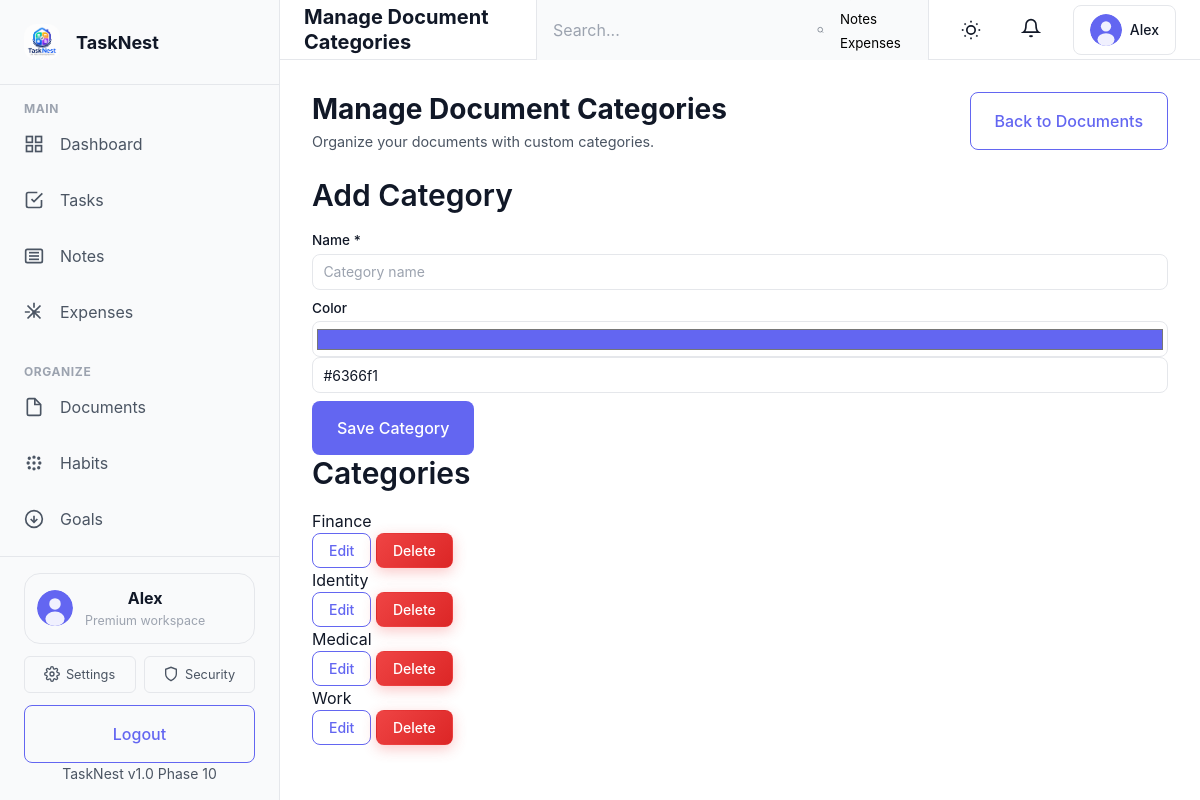
/modules/documents/documents-categories.php (signed in), run on the app's committed database.
### tables this page shows
CREATE TABLE IF NOT EXISTS users (
    id INT PRIMARY KEY AUTO_INCREMENT,
    username VARCHAR(50) UNIQUE NOT NULL,
    email VARCHAR(120) UNIQUE NOT NULL,
    password_hash VARCHAR(255) NOT NULL,
    first_name VARCHAR(100),
    last_name VARCHAR(100),
    avatar_url VARCHAR(255),
    phone VARCHAR(20),
    bio TEXT,
    timezone VARCHAR(50) DEFAULT 'UTC',
    theme ENUM('light', 'dark') DEFAULT 'light',
    is_active TINYINT(1) DEFAULT 1,
    role ENUM('user', 'admin') DEFAULT 'user',
    created_at TIMESTAMP DEFAULT CURRENT_TIMESTAMP,
    updated_at TIMESTAMP DEFAULT CURRENT_TIMESTAMP ON UPDATE CURRENT_TIMESTAMP,
    INDEX idx_email (email),
    INDEX idx_username (username),
    INDEX idx_created_at (created_at)
);

CREATE TABLE IF NOT EXISTS document_categories (
    id INT AUTO_INCREMENT PRIMARY KEY,
    user_id INT NOT NULL,
    name VARCHAR(100) NOT NULL,
    color VARCHAR(20) DEFAULT '#6366f1',
    is_deleted TINYINT(1) DEFAULT 0,
    created_at TIMESTAMP DEFAULT CURRENT_TIMESTAMP,
    updated_at TIMESTAMP DEFAULT CURRENT_TIMESTAMP ON UPDATE CURRENT_TIMESTAMP,
    FOREIGN KEY (user_id) REFERENCES users(id) ON DELETE CASCADE,
    UNIQUE KEY unique_doc_cat_user (user_id, name),
    INDEX idx_dc_user (user_id)
);

### includes/auth.php (called while the page is built, shortened)
<?php
class Auth {
    private $mysqli;
    private $user_id;
    private $user_data;
    public function __construct($mysqli) {
        $this->mysqli = $mysqli;
        $this->initSession();
    }
    private function initSession() {
        if (isset($_SESSION['user_id'])) {
            $this->user_id = $_SESSION['user_id'];
            $this->loadUser();
        }
    }
    private function loadUser() {
        $stmt = $this->mysqli->prepare("SELECT id, username, email, first_name, last_name, avatar_url, theme, role FROM users WHERE id = ? AND is_active = 1");
        $stmt->bind_param("i", $this->user_id);
        $stmt->execute();
        $result = $stmt->get_result();
        if ($result->num_rows === 1) {
            $this->user_data = $result->fetch_assoc();
            return true;
        }
        return false;
    }
    public function getUserId() {
        return $this->user_id ?? null;
    }
    public function getUser() {
        return $this->user_data ?? null;
    }
}
$auth = new Auth($mysqli);

### includes/functions.php (called while the page is built, shortened)
<?php
function safePrepare($mysqli, $sql) {
    $stmt = @$mysqli->prepare($sql);
    return $stmt;
}
function ensureDocumentTablesExist($mysqli) {
    $statements = [
        "CREATE TABLE IF NOT EXISTS document_categories (
            id INT AUTO_INCREMENT PRIMARY KEY,
            user_id INT NOT NULL,
            name VARCHAR(100) NOT NULL,
            color VARCHAR(20) DEFAULT '#6366f1',
            is_deleted TINYINT(1) DEFAULT 0,
            created_at TIMESTAMP DEFAULT CURRENT_TIMESTAMP,
            updated_at TIMESTAMP DEFAULT CURRENT_TIMESTAMP ON UPDATE CURRENT_TIMESTAMP,
            FOREIGN KEY (user_id) REFERENCES users(id) ON DELETE CASCADE,
            UNIQUE KEY unique_doc_cat_user (user_id, name),
            INDEX idx_dc_user (user_id)
        ) ENGINE=InnoDB DEFAULT CHARSET=utf8mb4 COLLATE=utf8mb4_unicode_ci",
        "CREATE TABLE IF NOT EXISTS documents (
            id INT AUTO_INCREMENT PRIMARY KEY,
            user_id INT NOT NULL,
            title VARCHAR(255) NOT NULL,
            description TEXT DEFAULT NULL,
            filename VARCHAR(255) NOT NULL,
            original_name VARCHAR(255) NOT NULL,
            file_size INT DEFAULT 0,
            mime_type VARCHAR(100) DEFAULT NULL,
            category_id INT DEFAULT NULL,
            expiry_date DATE DEFAULT NULL,
            reminder_date DATE DEFAULT NULL,
            is_important TINYINT(1) DEFAULT 0,
            is_deleted TINYINT(1) DEFAULT 0,
            created_at TIMESTAMP DEFAULT CURRENT_TIMESTAMP,
            updated_at TIMESTAMP DEFAULT CURRENT_TIMESTAMP ON UPDATE CURRENT_TIMESTAMP,
            FOREIGN KEY (user_id) REFERENCES users(id) ON DELETE CASCADE,
            FOREIGN KEY (category_id) REFERENCES document_categories(id) ON DELETE SET NULL,
            INDEX idx_doc_user (user_id, is_deleted),
            INDEX idx_doc_expiry (user_id, expiry_date),
            INDEX idx_doc_category (category_id)
        ) ENGINE=InnoDB DEFAULT CHARSET=utf8mb4 COLLATE=utf8mb4_unicode_ci"
    ];
}
function getDocumentCategories($mysqli, $user_id) {
    $stmt = safePrepare($mysqli, "SELECT id, name, color FROM document_categories WHERE user_id = ? AND is_deleted = 0 ORDER BY name ASC");
    $stmt->bind_param('i', $user_id);
    $stmt->execute();
    $result = $stmt->get_result();
    $cats = [];
    while ($row = $result->fetch_assoc()) { $cats[] = $row; }
    return $cats;
}

### modules/documents/documents-categories.php (the view, shortened to what this page needs)
<?php
require_once __DIR__ . '/../../config/db.php';
require_once __DIR__ . '/../../includes/auth.php';
require_once __DIR__ . '/../../includes/functions.php';
$user_id = $auth->getUserId();
$page_title = 'Manage Document Categories';
$categories = getDocumentCategories($mysqli, $user_id);
include __DIR__ . '/../../includes/header.php';
?>
<div class="documents-page">
    <div class="docs-toolbar">
        <div>
            <h1 class="docs-title">Manage Document Categories</h1>
            <p class="docs-subtitle">Organize your documents with custom categories.</p>
        </div>
        <div class="docs-toolbar-actions">
            <a href="<?php echo SITE_URL; ?>/documents.php" class="btn btn-secondary">Back to Documents</a>
        </div>
    </div>
    <div class="notes-categories-layout">
        <div class="note-category-form-card">
            <h2 id="categoryFormTitle">Add Category</h2>
            <form id="categoryForm">
                <div class="form-group">
                    <label for="categoryName">Name <span class="required">*</span></label>
                    <input type="text" id="categoryName" name="name" class="form-control" required maxlength="100" placeholder="Category name">
                </div>
                <div class="form-group">
                    <label for="categoryColor">Color</label>
                    <div class="color-input-group">
                        <input type="color" id="categoryColor" name="color" class="form-control color-picker" value="#6366f1">
                        <input type="text" id="categoryColorHex" class="form-control color-hex" value="#6366f1" maxlength="7" placeholder="#6366f1">
                    </div>
                </div>
                <div class="form-actions">
                    <button type="submit" class="btn btn-primary" id="categorySubmitBtn">Save Category</button>
                </div>
            </form>
        </div>
        <div class="note-category-list-card">
            <h2>Categories</h2>
            <div id="categoryList">
                <?php if (empty($categories)): ?>
                    <div class="empty-state-sm">
                        <p>No categories yet. Create one to organize your documents.</p>
                    </div>
                <?php else: ?>
                    <?php foreach ($categories as $cat): ?>
                        <div class="category-item" data-id="<?php echo (int) $cat['id']; ?>">
                            <div class="category-item-info">
                                <span class="category-item-name"><?php echo htmlspecialchars($cat['name']); ?></span>
                            </div>
                            <div class="category-item-actions">
                                <button class="btn btn-secondary btn-sm edit-category-btn" data-id="<?php echo (int) $cat['id']; ?>" data-name="<?php echo htmlspecialchars($cat['name']); ?>" data-color="<?php echo htmlspecialchars($cat['color'] ?? '#6366f1'); ?>">Edit</button>
                                <button class="btn btn-danger btn-sm delete-category-btn" data-id="<?php echo (int) $cat['id']; ?>" data-name="<?php echo htmlspecialchars($cat['name']); ?>">Delete</button>
                            </div>
                        </div>
                    <?php endforeach; ?>
                <?php endif; ?>
            </div>
        </div>
    </div>
</div>
<?php include __DIR__ . '/../../includes/footer.php'; ?>

### includes/sidebar.php (shortened to what this page needs)
<?php
if (!isset($user) || !is_array($user)) {
    $user = $auth->getUser() ?? [];
}
$current_page = basename($_SERVER['PHP_SELF']);
$navClass = function ($page) use ($current_page) {
    return $current_page === $page ? 'active' : '';
};
?>
<aside class="sidebar" id="mainSidebar">
    <div class="sidebar-header">
        <a href="<?php echo SITE_URL; ?>/dashboard.php" class="logo">
            <img src="<?php echo SITE_URL; ?>/assets/images/logo-dark.png" alt="<?php echo SITE_NAME; ?> Logo" class="logo-img">
            <span class="logo-text"><?php echo SITE_NAME; ?></span>
        </a>
    </div>
    <nav class="sidebar-nav">
        <div class="nav-section">
            <button class="nav-section-toggle" type="button" aria-expanded="true">
                <h3 class="nav-section-title">Main</h3>
            </button>
            <ul class="nav-menu">
                <li class="nav-item <?php echo $navClass('dashboard.php'); ?>">
                    <a href="<?php echo SITE_URL; ?>/dashboard.php" class="nav-link">
                        <svg class="nav-icon" viewBox="0 0 24 24" fill="none" stroke="currentColor" stroke-width="2">
                            <rect x="3" y="3" width="7" height="7"></rect>
                            <rect x="14" y="3" width="7" height="7"></rect>
                            <rect x="14" y="14" width="7" height="7"></rect>
                            <rect x="3" y="14" width="7" height="7"></rect>
                        </svg>
                        <span class="nav-label">Dashboard</span>
                    </a>
                </li>
                <li class="nav-item <?php echo $navClass('tasks.php'); ?>">
                    <a href="<?php echo SITE_URL; ?>/tasks.php" class="nav-link">
                        <svg class="nav-icon" viewBox="0 0 24 24" fill="none" stroke="currentColor" stroke-width="2">
                            <polyline points="9 11 12 14 22 4"></polyline>
                            <path d="M21 12v7a2 2 0 0 1-2 2H5a2 2 0 0 1-2-2V5a2 2 0 0 1 2-2h11"></path>
                        </svg>
                        <span class="nav-label">Tasks</span>
                    </a>
                </li>
                <li class="nav-item <?php echo $navClass('notes.php'); ?>">
                    <a href="<?php echo SITE_URL; ?>/notes.php" class="nav-link">
                        <svg class="nav-icon" viewBox="0 0 24 24" fill="none" stroke="currentColor" stroke-width="2">
                            <path d="M4 4h16a2 2 0 0 1 2 2v12a2 2 0 0 1-2 2H4a2 2 0 0 1-2-2V6a2 2 0 0 1 2-2z"></path>
                            <line x1="6" y1="8" x2="18" y2="8"></line>
                            <line x1="6" y1="12" x2="18" y2="12"></line>
                            <line x1="6" y1="16" x2="18" y2="16"></line>
                        </svg>
                        <span class="nav-label">Notes</span>
                    </a>
                </li>
                <li class="nav-item <?php echo $navClass('expenses.php'); ?>">
                    <a href="<?php echo SITE_URL; ?>/expenses.php" class="nav-link">
                        <span class="nav-label">Expenses</span>
                    </a>
                </li>
            </ul>
        </div>
        <div class="nav-section">
            <button class="nav-section-toggle" type="button" aria-expanded="true">
                <h3 class="nav-section-title">Organize</h3>
            </button>
            <ul class="nav-menu">
                <li class="nav-item <?php echo $navClass('documents.php'); ?>">
                    <a href="<?php echo SITE_URL; ?>/documents.php" class="nav-link">
                        <svg class="nav-icon" viewBox="0 0 24 24" fill="none" stroke="currentColor" stroke-width="2">
                            <path d="M13 2H6a2 2 0 0 0-2 2v16a2 2 0 0 0 2 2h12a2 2 0 0 0 2-2V9z"></path>
                            <polyline points="13 2 13 9 20 9"></polyline>
                        </svg>
                        <span class="nav-label">Documents</span>
                    </a>
                </li>
                <li class="nav-item <?php echo $navClass('habits.php'); ?>">
                    <a href="<?php echo SITE_URL; ?>/habits.php" class="nav-link">
                        <span class="nav-label">Habits</span>
                    </a>
                </li>
                <li class="nav-item <?php echo $navClass('goals.php'); ?>">
                    <a href="<?php echo SITE_URL; ?>/goals.php" class="nav-link">
                        <svg class="nav-icon" viewBox="0 0 24 24" fill="none" stroke="currentColor" stroke-width="2">
                            <circle cx="12" cy="12" r="10"></circle>
                            <polyline points="8 12 12 16 16 12"></polyline>
                            <line x1="12" y1="8" x2="12" y2="16"></line>
                        </svg>
                        <span class="nav-label">Goals</span>
                    </a>
                </li>
            </ul>
        </div>
    </nav>
    <div class="sidebar-footer">
        <div class="sidebar-profile">
            <?php if (!empty($user['avatar_url'])): ?>
                <img src="<?php echo SITE_URL; ?>/<?php echo htmlspecialchars($user['avatar_url']); ?>" alt="Profile" class="sidebar-profile-avatar">
            <?php else: ?>
                <img src="<?php echo SITE_URL; ?>/assets/images/default-avatar.svg" alt="Profile" class="sidebar-profile-avatar">
            <?php endif; ?>
            <div>
                <strong><?php echo htmlspecialchars($user['first_name'] ?? $user['username']); ?></strong>
                <p>Premium workspace</p>
            </div>
        </div>
        <div class="sidebar-footer-links">
            <a href="<?php echo SITE_URL; ?>/settings.php" class="sidebar-footer-link">
                <span>Settings</span>
            </a>
            <a href="<?php echo SITE_URL; ?>/auth/2fa-setup.php" class="sidebar-footer-link">
                <svg viewBox="0 0 24 24" fill="none" stroke="currentColor" stroke-width="2" width="16" height="16"><path d="M12 22s8-4 8-10V5l-8-3-8 3v7c0 6 8 10 8 10z"></path></svg>
                <span>Security</span>
            </a>
        </div>
        <a href="<?php echo SITE_URL; ?>/auth/logout.php" class="btn btn-secondary btn-block">Logout</a>
        <div class="version-info">
            <small>TaskNest v1.0 Phase 10</small>
        </div>
    </div>
</aside>

### includes/navbar.php (shortened to what this page needs)
<?php
$user = $auth->getUser();
$avatar_url = $user['avatar_url'] ?? '';
if (empty($avatar_url) || $avatar_url === SITE_URL . '/') {
    $avatar_url = SITE_URL . '/assets/images/default-avatar.svg';
}
?>
<nav class="top-navbar">
    <div class="navbar-left">
        <h1 class="page-title"><?php echo htmlspecialchars($page_title ?? 'Dashboard', ENT_QUOTES, 'UTF-8'); ?></h1>
    </div>
    <div class="navbar-right">
        <div class="search-box">
            <input type="text" class="search-input" id="dashboardSearch" placeholder="Search..." aria-label="Search">
            <svg class="icon" viewBox="0 0 24 24" fill="none" stroke="currentColor" stroke-width="2">
                <circle cx="11" cy="11" r="8"></circle>
                <path d="m21 21-4.35-4.35"></path>
            </svg>
            <div class="search-suggestions" id="searchSuggestions">
                <button type="button">Notes</button>
                <button type="button">Expenses</button>
                <button type="button">Goals</button>
            </div>
        </div>
        <button class="theme-toggle" id="themeToggle" aria-label="Toggle theme">
        </button>
        <div class="navbar-notifications-wrapper">
            <button class="navbar-icon-btn" id="notificationsBtn" aria-label="Notifications">
                <svg class="icon" viewBox="0 0 24 24" fill="none" stroke="currentColor" stroke-width="2">
                    <path d="M18 8A6 6 0 0 0 6 8c0 7-3 9-3 9h18s-3-2-3-9"></path>
                    <path d="M13.73 21a2 2 0 0 1-3.46 0"></path>
                </svg>
            </button>
        </div>
        <div class="user-menu-wrapper">
            <button class="user-menu-btn" id="userMenuBtn" aria-label="User menu">
                <img src="<?php echo htmlspecialchars($avatar_url); ?>" alt="User avatar" class="user-avatar">
                <span class="user-name"><?php echo htmlspecialchars($user['first_name'] ?? $user['username']); ?></span>
            </button>
        </div>
    </div>
</nav>

### data on the page
users: first_name "Alex"
document_categories: name "Finance"
document_categories: name "Identity"
document_categories: name "Medical"
document_categories: name "Work"

### other printed values
SITE_NAME "TaskNest"
$page_title "Manage Document Categories"
